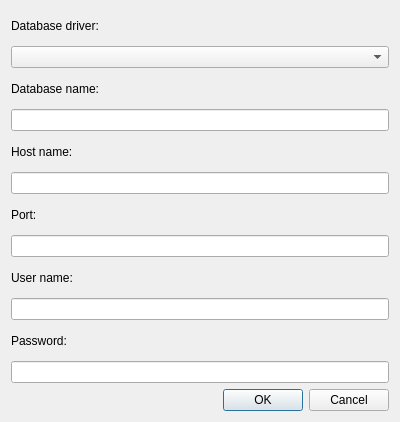
<?xml version="1.0" encoding="UTF-8"?>
<ui version="4.0">
 <class>AddDatabaseDialog</class>
 <widget class="QDialog" name="AddDatabaseDialog">
  <property name="geometry">
   <rect>
    <x>0</x>
    <y>0</y>
    <width>400</width>
    <height>422</height>
   </rect>
  </property>
  <property name="sizePolicy">
   <sizepolicy hsizetype="Fixed" vsizetype="Fixed">
    <horstretch>0</horstretch>
    <verstretch>0</verstretch>
   </sizepolicy>
  </property>
  <property name="windowTitle">
   <string>Add database</string>
  </property>
  <property name="windowIcon">
   <iconset resource="resources.qrc">
    <normaloff>:/res/plus.png</normaloff>:/res/plus.png</iconset>
  </property>
  <property name="modal">
   <bool>true</bool>
  </property>
  <layout class="QVBoxLayout" name="verticalLayout">
   <item>
    <widget class="QLabel" name="label">
     <property name="text">
      <string>Database driver:</string>
     </property>
    </widget>
   </item>
   <item>
    <widget class="QComboBox" name="driverBox"/>
   </item>
   <item>
    <widget class="QLabel" name="label_2">
     <property name="text">
      <string>Database name:</string>
     </property>
    </widget>
   </item>
   <item>
    <widget class="QLineEdit" name="databaseName">
     <property name="placeholderText">
      <string/>
     </property>
    </widget>
   </item>
   <item>
    <widget class="QLabel" name="label_3">
     <property name="text">
      <string>Host name:</string>
     </property>
    </widget>
   </item>
   <item>
    <widget class="QLineEdit" name="host">
     <property name="text">
      <string/>
     </property>
     <property name="placeholderText">
      <string/>
     </property>
    </widget>
   </item>
   <item>
    <widget class="QLabel" name="label_4">
     <property name="text">
      <string>Port:</string>
     </property>
    </widget>
   </item>
   <item>
    <widget class="QLineEdit" name="port">
     <property name="text">
      <string/>
     </property>
     <property name="placeholderText">
      <string/>
     </property>
    </widget>
   </item>
   <item>
    <widget class="QLabel" name="label_5">
     <property name="text">
      <string>User name:</string>
     </property>
    </widget>
   </item>
   <item>
    <widget class="QLineEdit" name="user_name">
     <property name="placeholderText">
      <string/>
     </property>
    </widget>
   </item>
   <item>
    <widget class="QLabel" name="label_6">
     <property name="text">
      <string>Password:</string>
     </property>
    </widget>
   </item>
   <item>
    <widget class="QLineEdit" name="pass">
     <property name="placeholderText">
      <string/>
     </property>
    </widget>
   </item>
   <item>
    <widget class="QDialogButtonBox" name="buttonBox">
     <property name="orientation">
      <enum>Qt::Horizontal</enum>
     </property>
     <property name="standardButtons">
      <set>QDialogButtonBox::Cancel|QDialogButtonBox::Ok</set>
     </property>
    </widget>
   </item>
  </layout>
 </widget>
 <resources>
  <include location="resources.qrc"/>
 </resources>
 <connections>
  <connection>
   <sender>buttonBox</sender>
   <signal>accepted()</signal>
   <receiver>AddDatabaseDialog</receiver>
   <slot>accept()</slot>
   <hints>
    <hint type="sourcelabel">
     <x>248</x>
     <y>254</y>
    </hint>
    <hint type="destinationlabel">
     <x>157</x>
     <y>274</y>
    </hint>
   </hints>
  </connection>
  <connection>
   <sender>buttonBox</sender>
   <signal>rejected()</signal>
   <receiver>AddDatabaseDialog</receiver>
   <slot>reject()</slot>
   <hints>
    <hint type="sourcelabel">
     <x>316</x>
     <y>260</y>
    </hint>
    <hint type="destinationlabel">
     <x>286</x>
     <y>274</y>
    </hint>
   </hints>
  </connection>
 </connections>
</ui>
